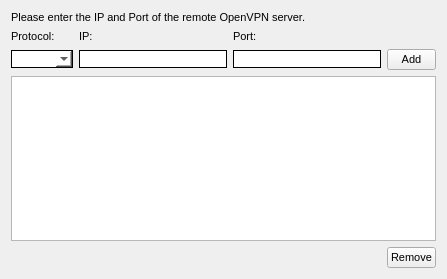
<?xml version="1.0" encoding="UTF-8"?>
<ui version="4.0">
 <class>RemotePage</class>
 <widget class="QWizardPage" name="RemotePage">
  <property name="geometry">
   <rect>
    <x>0</x>
    <y>0</y>
    <width>447</width>
    <height>279</height>
   </rect>
  </property>
  <property name="windowTitle">
   <string>WizardPage</string>
  </property>
  <property name="styleSheet">
   <string notr="true">font-size: 8pt;</string>
  </property>
  <property name="title">
   <string>Remote Settings</string>
  </property>
  <property name="subTitle">
   <string>Specify the remote settings of the connection.</string>
  </property>
  <layout class="QGridLayout" name="gridLayout">
   <item row="0" column="0" colspan="4">
    <widget class="QLabel" name="label">
     <property name="text">
      <string>Please enter the IP and Port of the remote OpenVPN server.</string>
     </property>
    </widget>
   </item>
   <item row="1" column="0">
    <widget class="QLabel" name="label_4">
     <property name="text">
      <string>Protocol:</string>
     </property>
    </widget>
   </item>
   <item row="1" column="1">
    <widget class="QLabel" name="label_2">
     <property name="text">
      <string>IP:</string>
     </property>
    </widget>
   </item>
   <item row="1" column="2">
    <widget class="QLabel" name="label_3">
     <property name="text">
      <string>Port:</string>
     </property>
    </widget>
   </item>
   <item row="2" column="0">
    <widget class="QComboBox" name="cmbRemoteProtocol">
     <property name="styleSheet">
      <string notr="true">:enabled {border: 1px solid black; background-color: rgb(255, 255, 255);}
:disabled {border: 1px solid black; background-color: rgb(195, 195, 195);}
:hover {border: 1px solid red; }</string>
     </property>
    </widget>
   </item>
   <item row="2" column="1">
    <widget class="QLineEdit" name="txtRemoteIP">
     <property name="styleSheet">
      <string notr="true">:enabled {border: 1px solid black; background-color: rgb(255, 255, 255);}
:disabled {border: 1px solid black; background-color: rgb(195, 195, 195);}
:hover {border: 1px solid red; }</string>
     </property>
    </widget>
   </item>
   <item row="2" column="2">
    <widget class="QLineEdit" name="txtRemotePort">
     <property name="styleSheet">
      <string notr="true">:enabled {width: 50%;border: 1px solid black; background-color: rgb(255, 255, 255);}
:disabled {width: 50%;border: 1px solid black; background-color: rgb(195, 195, 195);}
:hover {border: 1px solid red; width: 50%;}

</string>
     </property>
    </widget>
   </item>
   <item row="2" column="3">
    <widget class="QPushButton" name="cmdAdd">
     <property name="styleSheet">
      <string notr="true">QPushButton:hover {background-color: rgb(195, 195, 195);}
QPushButton {;text-align:center;	
padding-left: 3px;
	padding-top: 3px;   padding-right: 3px;
	padding-bottom: 3px;}</string>
     </property>
     <property name="text">
      <string>Add</string>
     </property>
    </widget>
   </item>
   <item row="3" column="0" colspan="4">
    <widget class="QTableView" name="lvRemote">
     <property name="selectionMode">
      <enum>QAbstractItemView::SingleSelection</enum>
     </property>
     <property name="selectionBehavior">
      <enum>QAbstractItemView::SelectRows</enum>
     </property>
     <property name="showGrid">
      <bool>false</bool>
     </property>
     <property name="gridStyle">
      <enum>Qt::NoPen</enum>
     </property>
     <property name="cornerButtonEnabled">
      <bool>false</bool>
     </property>
     <attribute name="horizontalHeaderHighlightSections">
      <bool>false</bool>
     </attribute>
     <attribute name="verticalHeaderVisible">
      <bool>false</bool>
     </attribute>
    </widget>
   </item>
   <item row="4" column="3">
    <widget class="QPushButton" name="cmdRemove">
     <property name="styleSheet">
      <string notr="true">QPushButton:hover {background-color: rgb(195, 195, 195);}
QPushButton {;text-align:center;	
padding-left: 3px;
	padding-top: 3px;   padding-right: 3px;
	padding-bottom: 3px;}</string>
     </property>
     <property name="text">
      <string>Remove</string>
     </property>
    </widget>
   </item>
  </layout>
 </widget>
 <resources>
  <include location="../../res.qrc"/>
 </resources>
 <connections/>
</ui>
